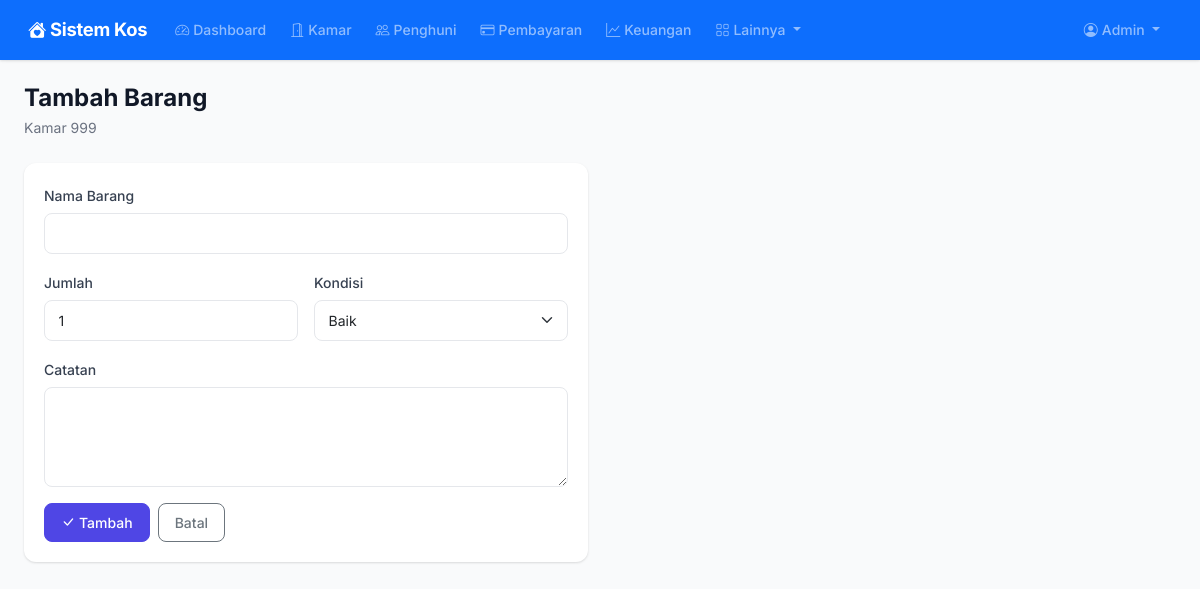
The app's page /inventaris/tambah/7 (signed in), older data.
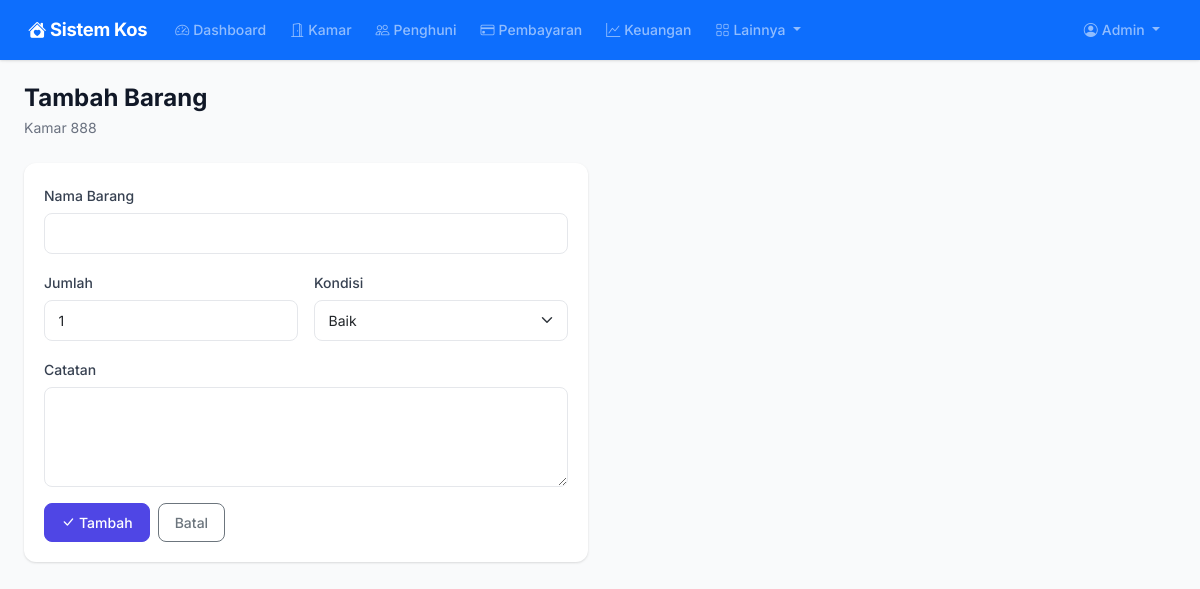
The same page, newer data.
### models.py (models this page shows, shortened)
class Room(db.Model):
    __tablename__ = "rooms"
    id = db.Column(db.Integer, primary_key=True)
    nomor_kamar = db.Column(db.String(10), unique=True, nullable=False)
    lantai = db.Column(db.Integer, default=1)
    tipe = db.Column(db.String(50), default="Reguler")
    harga_per_bulan = db.Column(db.Float, nullable=False)
    ukuran = db.Column(db.String(50))
    fasilitas = db.Column(db.Text)
    status = db.Column(db.String(20), default="tersedia")
    deskripsi = db.Column(db.Text)
    created_at = db.Column(db.DateTime, default=datetime.utcnow)
    bookings = db.relationship("Booking", backref="room", lazy="dynamic")
    maintenance_requests = db.relationship("MaintenanceRequest", backref="room", lazy="dynamic")

### routes/inventory.py (the view, shortened to what this page needs)
@inventory_bp.route("/tambah/<int:room_id>", methods=["GET", "POST"])
@login_required
def add_item(room_id):
    if current_user.role not in ("admin", "management"):
        return redirect(url_for("dashboard.index"))
    room = Room.query.get_or_404(room_id)
    return render_template("inventory/form.html", room=room)

### app.py (called while the page is built)
def create_app():
    app = Flask(__name__)
    app.config.from_object("config.Config")
    db.init_app(app)
    login_manager.init_app(app)
    csrf.init_app(app)
    login_manager.login_view = "auth.login"
    login_manager.login_message = "Silakan login terlebih dahulu."
    from models import User
    @login_manager.user_loader
    def load_user(user_id):
        return User.query.get(int(user_id))
    @app.context_processor
    def inject_now():
        from datetime import datetime
        return {"now": datetime.now()}
    @app.context_processor
    def inject_utility():
        from datetime import date
        return {"date_today": date.today()}
    from routes import register_routes
    register_routes(app)
    with app.app_context():
        db.create_all()
    return app

### templates/inventory/form.html (shortened to what this page needs)
{% extends "base.html" %}
{% block content %}
<div class="page-header">
    <h1>{{ 'Edit' if item else 'Tambah' }} Barang</h1>
    <p>Kamar {{ room.nomor_kamar }}</p>
</div>
<div class="row">
    <div class="col-lg-6">
        <div class="card border-0">
            <div class="card-body">
                <form method="POST">
                    <div class="mb-3">
                        <label class="form-label">Nama Barang</label>
                        <input type="text" name="nama" class="form-control" required
                               value="{{ item.nama if item else '' }}">
                    </div>
                    <div class="row g-3 mb-3">
                        <div class="col-md-6">
                            <label class="form-label">Jumlah</label>
                            <input type="number" name="jumlah" class="form-control" min="1"
                                   value="{{ item.jumlah if item else '1' }}">
                        </div>
                        <div class="col-md-6">
                            <label class="form-label">Kondisi</label>
                            <select name="kondisi" class="form-select">
                                <option value="baik" {% if item and item.kondisi == 'baik' %}selected{% endif %}>Baik</option>
                            </select>
                        </div>
                    </div>
                    <div class="mb-3">
                        <label class="form-label">Catatan</label>
                        <textarea name="catatan" class="form-control" rows="2">{{ item.catatan if item else '' }}</textarea>
                    </div>
                    <div class="d-flex gap-2">
                        <button type="submit" class="btn btn-primary">
                            <i class="bi bi-check-lg me-1"></i>{{ 'Simpan' if item else 'Tambah' }}
                        </button>
                        <a href="{{ url_for('inventory.room_items', room_id=room.id) }}" class="btn btn-outline-secondary">Batal</a>
                    </div>
                </form>
            </div>
        </div>
    </div>
</div>
{% endblock %}

Row changes from the older to the newer data that the page shows:
changed Room: nomor_kamar "999" → "888"
